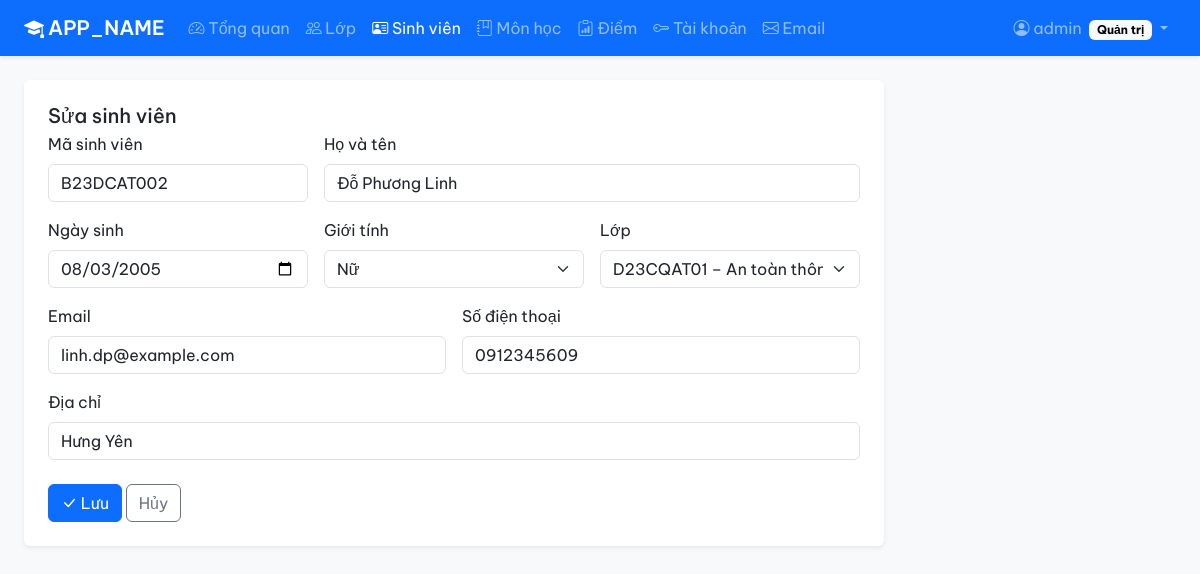
The app's page /sinhvien.php?sua=B23DCAT002 (signed in) with its own data.
### tables this page shows
CREATE TABLE sinhvien (
    ma_sv     VARCHAR(10)  NOT NULL,
    ho_ten    VARCHAR(100) NOT NULL,
    ngay_sinh DATE         NULL,
    gioi_tinh ENUM('Nam','Nữ','Khác') NOT NULL DEFAULT 'Nam',
    email     VARCHAR(100) NULL,
    so_dt     VARCHAR(15)  NULL,
    dia_chi   VARCHAR(200) NULL,
    ma_lop    VARCHAR(10)  NOT NULL,
    PRIMARY KEY (ma_sv),
    UNIQUE KEY uq_sinhvien_email (email),
    KEY idx_sinhvien_lop (ma_lop),
    CONSTRAINT fk_sinhvien_lop FOREIGN KEY (ma_lop) REFERENCES lop (ma_lop)
        ON DELETE RESTRICT ON UPDATE CASCADE
);

CREATE TABLE lop (
    ma_lop       VARCHAR(10)  NOT NULL,
    ten_lop      VARCHAR(100) NOT NULL,
    nganh        VARCHAR(100) NOT NULL,
    nam_nhap_hoc INT          NOT NULL,
    PRIMARY KEY (ma_lop)
);

### includes/init.php (called while the page is built, shortened)
<?php
$conn = new mysqli(DB_HOST, DB_USER, DB_PASS, DB_NAME, DB_PORT);
$conn->set_charset('utf8mb4');
function q($sql, $params = [])
{
    global $conn;
    $stmt = $conn->prepare($sql);
    if ($params) {
        $stmt->bind_param(str_repeat('s', count($params)), ...$params);
    }
    $stmt->execute();
    return $stmt;
}
function q_all($sql, $params = [])
{
    return q($sql, $params)->get_result()->fetch_all(MYSQLI_ASSOC);
}
function q_one($sql, $params = [])
{
    return q($sql, $params)->get_result()->fetch_assoc();
}
function e($s)
{
    return htmlspecialchars((string) $s, ENT_QUOTES, 'UTF-8');
}

### sinhvien.php (the view, shortened to what this page needs)
<?php
require_once 'includes/init.php';
    ?>
    <?php
$ds_lop = q_all("SELECT ma_lop, ten_lop FROM lop ORDER BY ma_lop");
$hien_form = isset($_GET['them']) || isset($_GET['sua']);
$sua = null;
if (isset($_GET['sua'])) {
    $sua = q_one("SELECT * FROM sinhvien WHERE ma_sv = ?", [$_GET['sua']]);
}
include 'includes/header.php';
?>
<?php if ($hien_form): ?>
<div class="card border-0 shadow-sm" style="max-width:860px">
    <div class="card-body p-4">
        <h1 class="h5 mb-1"><?= $sua ? 'Sửa sinh viên' : 'Thêm sinh viên' ?></h1>
        <form method="post">
            <div class="row g-3">
                <div class="col-sm-4">
                    <label class="form-label">Mã sinh viên</label>
                    <input name="ma_sv" class="form-control" maxlength="10" required value="<?= e($sua['ma_sv'] ?? '') ?>" <?= $sua ? 'readonly' : '' ?>>
                </div>
                <div class="col-sm-8">
                    <label class="form-label">Họ và tên</label>
                    <input name="ho_ten" class="form-control" maxlength="100" required value="<?= e($sua['ho_ten'] ?? '') ?>">
                </div>
                <div class="col-sm-4">
                    <label class="form-label">Ngày sinh</label>
                    <input type="date" name="ngay_sinh" class="form-control" value="<?= e($sua['ngay_sinh'] ?? '') ?>">
                </div>
                <div class="col-sm-4">
                    <label class="form-label">Giới tính</label>
                    <select name="gioi_tinh" class="form-select">
                        <?php foreach (['Nam', 'Nữ', 'Khác'] as $gt): ?>
                            <option <?= ($sua['gioi_tinh'] ?? '') == $gt ? 'selected' : '' ?>><?= $gt ?></option>
                        <?php endforeach; ?>
                    </select>
                </div>
                <div class="col-sm-4">
                    <label class="form-label">Lớp</label>
                    <select name="ma_lop" class="form-select" required>
                        <?php foreach ($ds_lop as $l): ?>
                            <option value="<?= e($l['ma_lop']) ?>" <?= ($sua['ma_lop'] ?? '') == $l['ma_lop'] ? 'selected' : '' ?>><?= e($l['ma_lop'] . ' – ' . $l['ten_lop']) ?></option>
                        <?php endforeach; ?>
                    </select>
                </div>
                <div class="col-sm-6">
                    <label class="form-label">Email</label>
                    <input type="email" name="email" class="form-control" maxlength="100" value="<?= e($sua['email'] ?? '') ?>">
                </div>
                <div class="col-sm-6">
                    <label class="form-label">Số điện thoại</label>
                    <input name="so_dt" class="form-control" maxlength="15" value="<?= e($sua['so_dt'] ?? '') ?>">
                </div>
                <div class="col-12">
                    <label class="form-label">Địa chỉ</label>
                    <input name="dia_chi" class="form-control" maxlength="200" value="<?= e($sua['dia_chi'] ?? '') ?>">
                </div>
            </div>
            <div class="mt-4">
                <button class="btn btn-primary"><i class="bi bi-check-lg"></i> Lưu</button>
                <a href="sinhvien.php" class="btn btn-outline-secondary">Hủy</a>
            </div>
        </form>
    </div>
</div>
<?php endif; ?>
<?php include 'includes/footer.php'; ?>

### includes/header.php (style rules this page uses)
:root { --bs-font-sans-serif: 'Be Vietnam Pro', Arial, sans-serif; --bs-body-font-family: var(--bs-font-sans-serif); }

### records on screen
sinhvien: ma_sv "B23DCAT002", ho_ten "Đỗ Phương Linh", ngay_sinh "08/03/2005", gioi_tinh "Nữ", ma_lop "D23CQAT01 – An toàn thông tin 01", email "linh.dp@example.com", so_dt "0912345609", dia_chi "Hưng Yên"

### other values on screen
APP_NAME "APP_NAME"
$chu "Tổng quan"
$chu "Lớp"
$chu "Sinh viên"
$chu "Môn học"
$chu "Điểm"
$chu "Tài khoản"
$chu "Email"
$u['ho_ten'] "admin"
